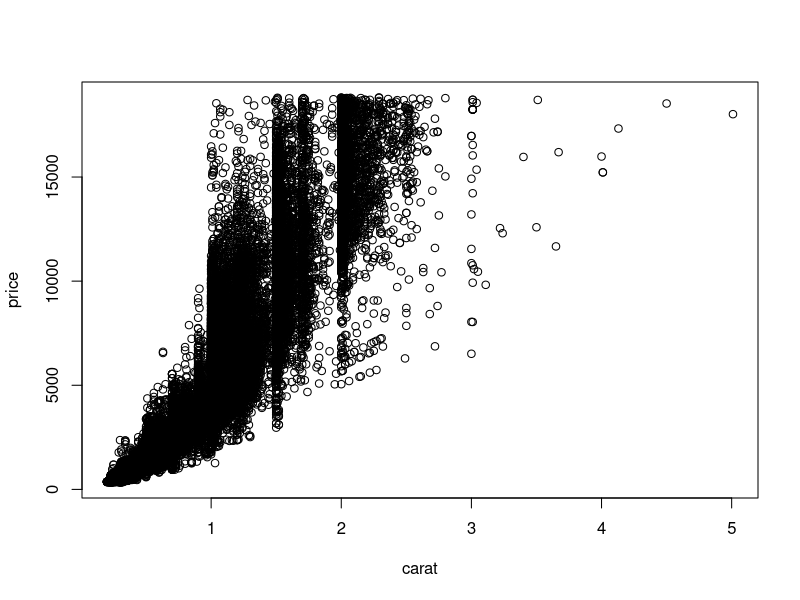
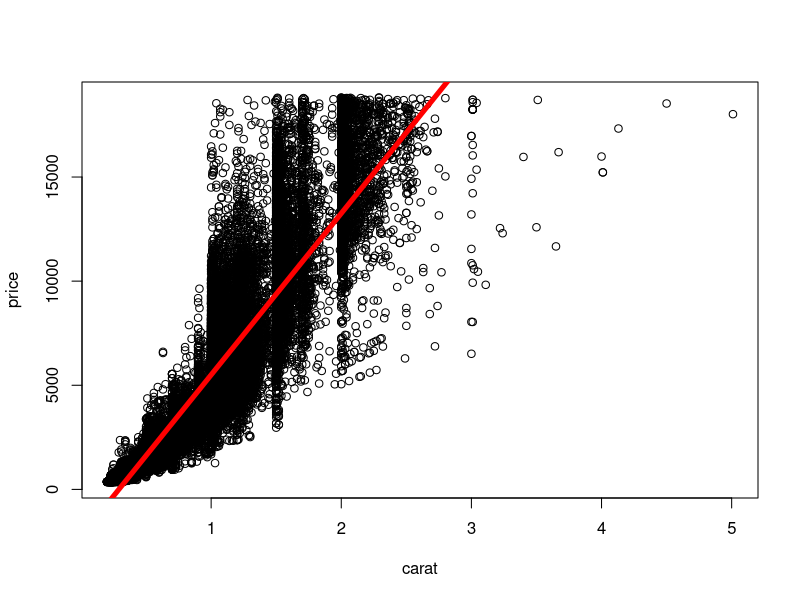

The R source for these figures, in order:
## ---- chunk 1
max(abs(c(-5, 1, 5)))
## ---- chunk 2
x <- data.frame(z = 1:2)
y <- data.frame(z = 3)
## ---- chunk 3
head(iris)
## ---- chunk 4
fruit <- "apple"
fruit
## ---- chunk 5
fruit<-"apple"
fruit    <-     "apple"
## ---- chunk 6
2+2
2 * 3
2 ^ 3
5/2
## ---- chunk 7
2 == 1
2 == 2
3 > 2
2 < 3 # Same as above
"apple" == "apple"
"apple" == "pair"
"pair" == "apple" # Order doesn't matter for ==
## ---- chunk 8
x <- 2
## ---- chunk 9
class(x)
length(x)
## ---- chunk 10
x <- c(1, 2, 3) # Use the `c` function to put things together
## ---- chunk 11
class(x)
length(x)
## ---- chunk 12
fruit <- "apple"
class(fruit)
length(fruit)
## ---- chunk 13
nchar(fruit)
nchar("apple")
## ---- chunk 14
fruits <- c("apple", "banana", "strawberry")
length(fruits)
nchar(fruits)
fruits[1]
## ---- chunk 15
paste("key", "lime", "pie")
## ---- chunk 16
c(1, "apple", 3)
list(1, "apple", 3)
## ---- chunk 17
mydata <- data.frame(site = c("A", "B", "C"),
                     temp = c(20, 30, 40))
mydata
## ---- chunk 18
mydata <- read.csv("data.csv")
mydata
## ---- chunk 19
nrow(mydata)
## ---- chunk 20
mydata$type
unique(mydata$type)
## ---- chunk 21
mydata[order(mydata$type),]
## ---- chunk 22
mydata[1,] # First row
mydata[,1] # First column
mydata[1,1] # First row, first column
mydata[c(1,5),] # First and second row
mydata$type # Column named 'type'
## ---- chunk 23
?order # How to get help in R!
order(c(1, 2, 3))
order(c(3, 2, 1))
order(mydata$type)
## ---- chunk 24
mydata[mydata$type == "fruit",]
mydata$type == "fruit"
## ---- chunk 25
# Your code here
## ---- chunk 26
subset(mydata, type == "fruit") # Equivalent to mydata[mydata$type == "fruit",]
## ---- chunk 27
str(mydata)
summary(mydata)
## ---- chunk 28
library(ggplot2)
data("diamonds")
diamonds
## ---- chunk 29
head(diamonds)
## ---- chunk 30
tail(diamonds)
## ---- chunk 31
plot(price ~ carat, data = diamonds)
## ---- chunk 32
mod <- lm(price ~ carat, data = diamonds)
## ---- chunk 33
summary(mod)
## ---- chunk 34
plot(price ~ carat, data = diamonds)
abline(mod$coefficients[[1]], mod$coefficients[[2]], col = "red", lwd = 5)
